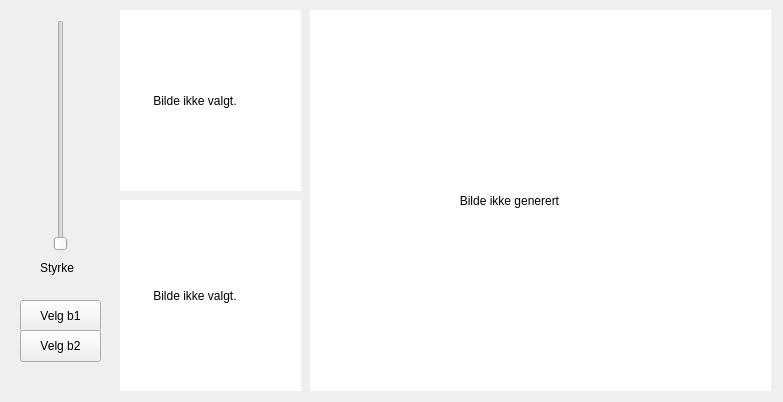
<?xml version="1.0" encoding="UTF-8"?>
<ui version="4.0">
 <class>MainWindow</class>
 <widget class="QMainWindow" name="MainWindow">
  <property name="geometry">
   <rect>
    <x>0</x>
    <y>0</y>
    <width>783</width>
    <height>402</height>
   </rect>
  </property>
  <property name="windowTitle">
   <string>MainWindow</string>
  </property>
  <widget class="QWidget" name="centralWidget">
   <widget class="QLabel" name="label1">
    <property name="geometry">
     <rect>
      <x>120</x>
      <y>10</y>
      <width>181</width>
      <height>181</height>
     </rect>
    </property>
    <property name="autoFillBackground">
     <bool>false</bool>
    </property>
    <property name="styleSheet">
     <string notr="true">background-color:white;</string>
    </property>
    <property name="text">
     <string>          Bilde ikke valgt.</string>
    </property>
   </widget>
   <widget class="QSlider" name="verticalSlider">
    <property name="geometry">
     <rect>
      <x>50</x>
      <y>20</y>
      <width>22</width>
      <height>231</height>
     </rect>
    </property>
    <property name="orientation">
     <enum>Qt::Vertical</enum>
    </property>
   </widget>
   <widget class="QLabel" name="label">
    <property name="geometry">
     <rect>
      <x>40</x>
      <y>260</y>
      <width>41</width>
      <height>16</height>
     </rect>
    </property>
    <property name="text">
     <string>Styrke</string>
    </property>
   </widget>
   <widget class="QPushButton" name="b1">
    <property name="geometry">
     <rect>
      <x>20</x>
      <y>300</y>
      <width>81</width>
      <height>32</height>
     </rect>
    </property>
    <property name="text">
     <string>Velg b1</string>
    </property>
   </widget>
   <widget class="QPushButton" name="pushButton_2">
    <property name="geometry">
     <rect>
      <x>20</x>
      <y>330</y>
      <width>81</width>
      <height>32</height>
     </rect>
    </property>
    <property name="text">
     <string>Velg b2</string>
    </property>
   </widget>
   <widget class="QLabel" name="label2">
    <property name="geometry">
     <rect>
      <x>120</x>
      <y>200</y>
      <width>181</width>
      <height>191</height>
     </rect>
    </property>
    <property name="autoFillBackground">
     <bool>false</bool>
    </property>
    <property name="styleSheet">
     <string notr="true">background-color:white;</string>
    </property>
    <property name="text">
     <string>          Bilde ikke valgt.</string>
    </property>
   </widget>
   <widget class="QLabel" name="label3">
    <property name="geometry">
     <rect>
      <x>310</x>
      <y>10</y>
      <width>461</width>
      <height>381</height>
     </rect>
    </property>
    <property name="styleSheet">
     <string notr="true">background-color:white;</string>
    </property>
    <property name="text">
     <string>                                             Bilde ikke generert</string>
    </property>
   </widget>
  </widget>
 </widget>
 <layoutdefault spacing="6" margin="11"/>
 <resources/>
 <connections/>
</ui>
